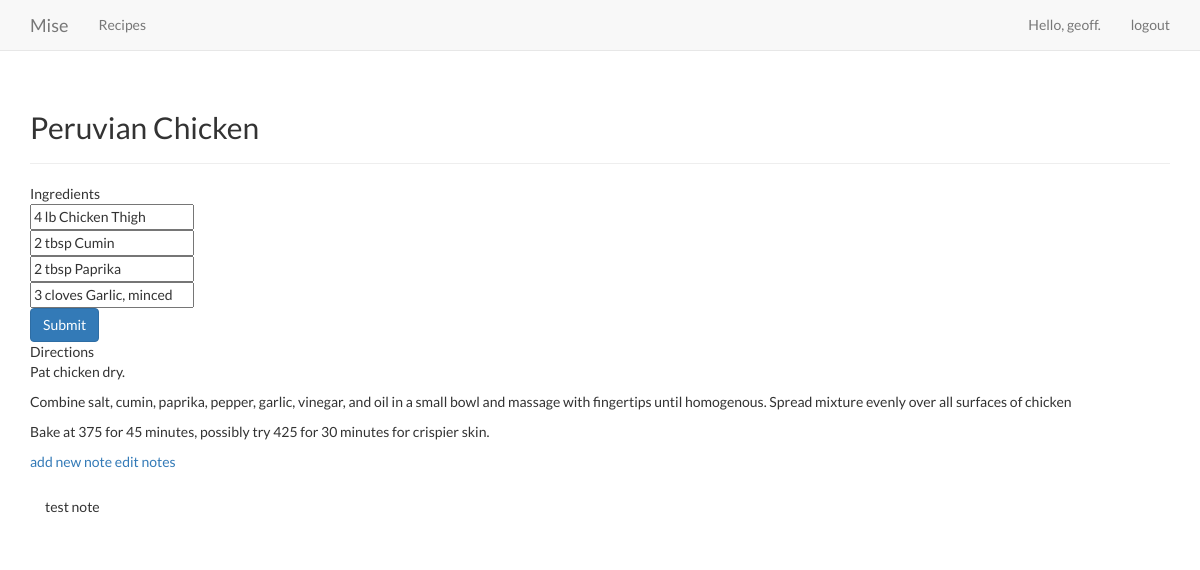
The app's page /edit_recipe/4/ (signed in), older data.
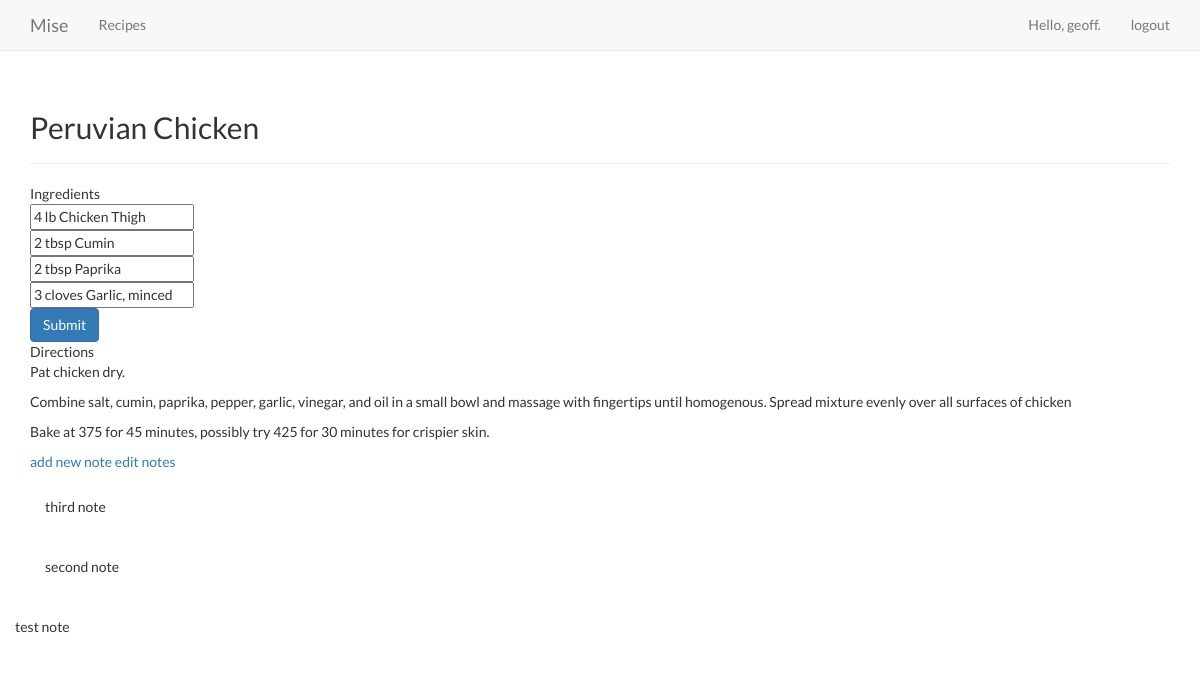
The same page, newer data.
### cookbook/models.py (models this page shows, shortened)
class Ingredient(models.Model):
    recipe = models.ForeignKey(Recipe, models.CASCADE)
    text = models.TextField()
    date_added = models.DateTimeField(auto_now_add=True)

class Step(models.Model):
    recipe = models.ForeignKey(Recipe, models.CASCADE)
    text = models.TextField()
    date_added = models.DateTimeField(auto_now_add=True)

class Note(models.Model):
    recipe = models.ForeignKey(Recipe, models.CASCADE)
    text = models.TextField()
    date_added = models.DateTimeField(auto_now_add=True)

### cookbook/views.py (the view, shortened to what this page needs)
# urls.py: url(r'^edit_recipe/(?P<recipe_id>\d+)/$',
@login_required
def edit_recipe(request, recipe_id):
    recipe = get_object_or_404(Recipe, id=recipe_id)
    check_recipe_owner(recipe, request)
    ingredients = recipe.ingredient_set.all()
    notes = recipe.note_set.order_by('-date_added')
    steps = recipe.step_set.order_by('-date_added')
    if request.method != 'POST':
        context = {
            'recipe': recipe,
            'notes': notes,
            'ingredients': ingredients,
            'steps': steps
        }
        return render(request, 'cookbook/edit_recipe.html', context)

### cookbook/models.py (called while the page is built)
    def __str__(self):
        return self.text

### cookbook/views.py (called while the page is built)
def check_recipe_owner(recipe, request):
    if recipe.owner != request.user:
        raise Http404

### cookbook/templates/cookbook/edit_recipe.html (shortened to what this page needs)
{% extends 'cookbook/base.html' %} {% load static %} {% block header %}
<link rel="stylesheet" type="text/css" href="{% static 'cookbook/css/recipe_style.css' %}" />
<h2>{{ recipe }}</h2>
{% endblock header %} {% block content %}
<div class="section-name">
    Ingredients
    <br>
</div>
<form action="{% url 'cookbook:edit_recipe' recipe.id %}" method="post" class="form">
    {% for ingredient in ingredients %} {% csrf_token %}
    <input type="text" value="{{ ingredient.text }}" name="ingredient">
    <br> {% endfor %}
    <input type="submit" class="btn btn-primary" value="Submit">
</form>
<div class="section-name">
    Directions
</div>
{% for step in steps %}
<div id="step">
    {{ step.text|linebreaks }}
</div>
{% endfor %}
<p>
    <a href="{% url 'cookbook:new_note' recipe.id %}">add new note</a>
    <a href="{% url 'cookbook:edit_note' recipe.id %}">edit notes</a>
</p>
{% for note in notes %}
<div class="panel-body">
    {{ note.text|linebreaks }}
</div>
</div>
{% empty %} There are no entries for this post yet. {% endfor %} {% endblock content %}

Row changes from the older to the newer data that the page shows:
added Note: text "third note"
added Note: text "second note"
